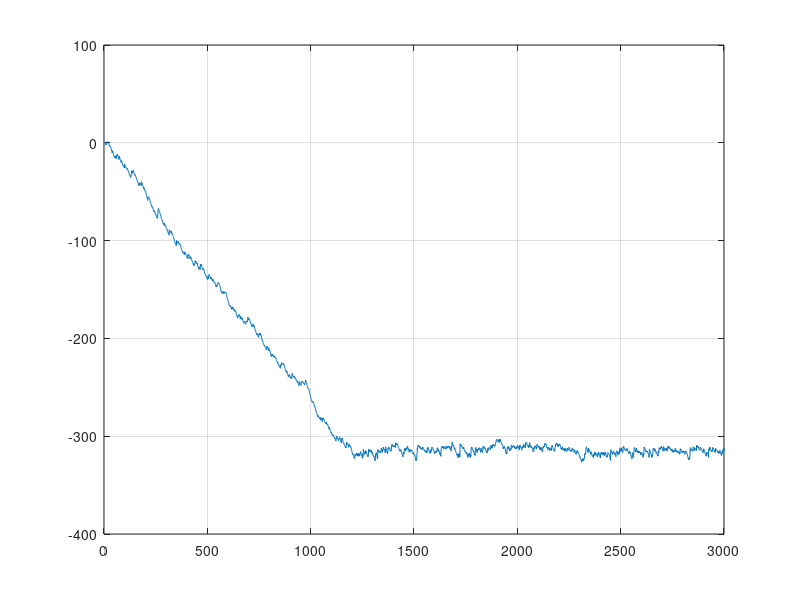

The MATLAB script that drew this image: (Note: this script raises an error after producing the figure.)
%dsp echo cancelation
N=4000;
alpha=0.2;
yn=randn(N,1); %reference
hh=[1,0.3,-0.1,0.2];
xn=filter(hh,1,yn); %echo

%LMS implementation:
mu=0.05;
P=20;
gn=zeros(P,1);
en=zeros(N,1);

for n=P:N
   en0=xn(n)-gn'*yn(n:-1:n-P+1);
   gn=gn+mu*en0*yn(n:-1:n-P+1);
   en(n)=(1-alpha)*en(n-1)+alpha*abs(en0)^2;
end
%displaying the results
plot(10*log10(en(P+1:N)));
grid;
set(gca,'xlim',[0,3000]);
%plot(20*log10(abs(fft(hest,1024))))



%ECHO cancellation 2:
load phrase
sn=sn(:);
N=length(sn);
mm=max(abs(sn));
sn=sn/mm;
yn=randn(N,1); %reference
hh=[1,0.3,-0.1,0.2];
echo=filter(hh,1,yn);
xn=sn+echo;
subplot(3,1,1); plot(sn); grid; set(gca,'xlim',[3500,6800]);
subplot(3,1,2); plot(xn); grid; set(gca,'xlim',[3500,6800]);

%implementing the LMS:
mu=0.01;
P=20;
gn=zeros(P,1);
en=zeros(N,1); %denoised signal
for n=P:N
   en0=xn(n)-gn'*yn(n:-1:n-P+1);
   gn=gn+mu*en0*yn(n:-1:n-P+1);
   en(n)=en0;
end


%displaying results:
subplot(3,1,3); plot(en); grid;
set(gca,'xlim',[3500,6800]);

% %Audio tests:
% soundsc(sn,Fs);
% soundsc(xn,Fs);
% sound(en,Fs);



